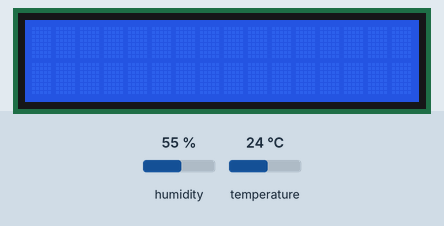
A sketch run on a simulated Arduino Uno, built with avr-gcc and run on an emulated ATmega328P. Shown: 16×2 character LCD. The inputs (shaded band) are chosen by the test bench; at power-on: humidity 55 %, temperature 24 °C. What the sketch prints to the serial monitor is not drawn.

Above: at 1.2 s.
1.3 s: humidity set to 22 %
At 5.6 s:
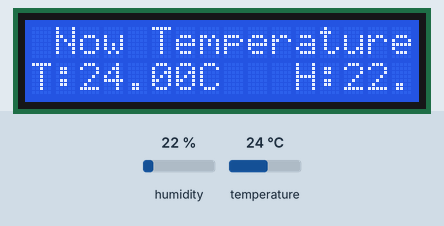
6.6 s: temperature set to 12 °C
At 12.1 s:
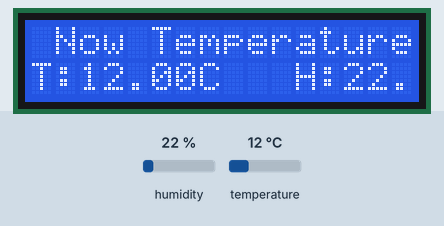
12.7 s: humidity set to 40 %
At 18.5 s:
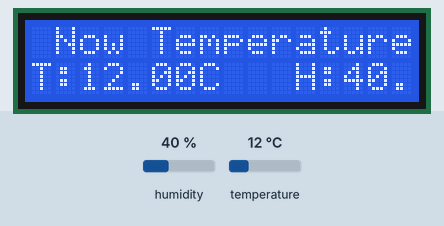
18.8 s: temperature set to 19 °C
At 24.0 s:
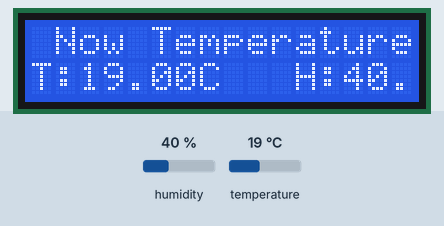
Timing chart, 0 to 25.5 s (numbered marks = the images above; inputs shaded):
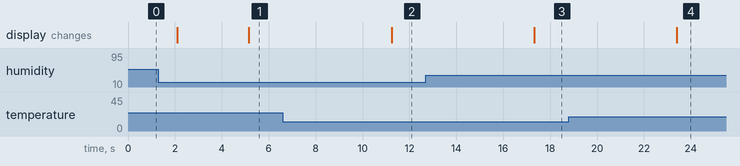

The sketch:

capteur_de_temp_et_hum.ino
```cpp
//* How to use the DHT-22 sensor with Arduino
//   Temperature and humidity sensor and
//   I2C LCD1602
 //  SDA --> A4
 //  SCL --> A5
 //DHT 22 out-->D7

//Libraries
#include <DHT.h>
//I2C LCD:
#include <LiquidCrystal_I2C.h>
#include <Wire.h>

LiquidCrystal_I2C lcd(0x27,16,2); // set the LCD address to 0x27 for a 16 chars and 2 line display,Pls check your lcd.

//Constants
#define DHTPIN 7     // what pin we're connected to
#define DHTTYPE DHT22   // DHT 22
DHT dht(DHTPIN, DHTTYPE); //// Initialize DHT sensor for normal 16mhz Arduino

//Variables
//int chk;
float h;  //Stores humidity value
float t; //Stores temperature value

void setup()
{
    Serial.begin(115200);
    Serial.println("Temperature and Humidity Sensor Test");
    dht.begin();
    lcd.init(); //initialize the lcd
    lcd.backlight(); //open the
}

void loop()
{
    //Read data and store it to variables h (humidity) and t (temperature)
    // Reading temperature or humidity takes about 250 milliseconds!
    h = dht.readHumidity();
    t = dht.readTemperature();
    delay(2000);
    //Print temp and humidity values to serial monitor
    Serial.print("Humidity: ");
    Serial.print(h);
    Serial.print(" %, Temp: ");
    Serial.print(t);
    Serial.println(" ° Celsius");

// set the cursor to (0,0):
// print from 0 to 9:

    lcd.setCursor(0, 0);
    lcd.println(" Now Temperature ");

    lcd.setCursor(0, 1);
    lcd.print("T:");
    lcd.print(t);
    lcd.print("C");


    lcd.setCursor(11, 1);
    lcd.print("H:");
    lcd.print(h);
    lcd.print("%");

    Serial.print("{\"capteur\":\"temperature\",\"valeur\":");
    Serial.print(t);
    Serial.print(",\"unite\":\"C\",\"valide\":true,\"t\":");
    Serial.print(millis() / 1000);
    Serial.println("}");

  delay(1000);
}
```

Measured:
- after the input at 1.3 s, the display: first differs from a run without the input after 3.9 s (image 1)
- after the input at 6.6 s, the display: changes after 4.6 s (image 2)
- after the input at 12.7 s, the display: changes after 4.6 s (image 3)
- after the input at 18.8 s, the display: changes after 4.6 s (image 4)
